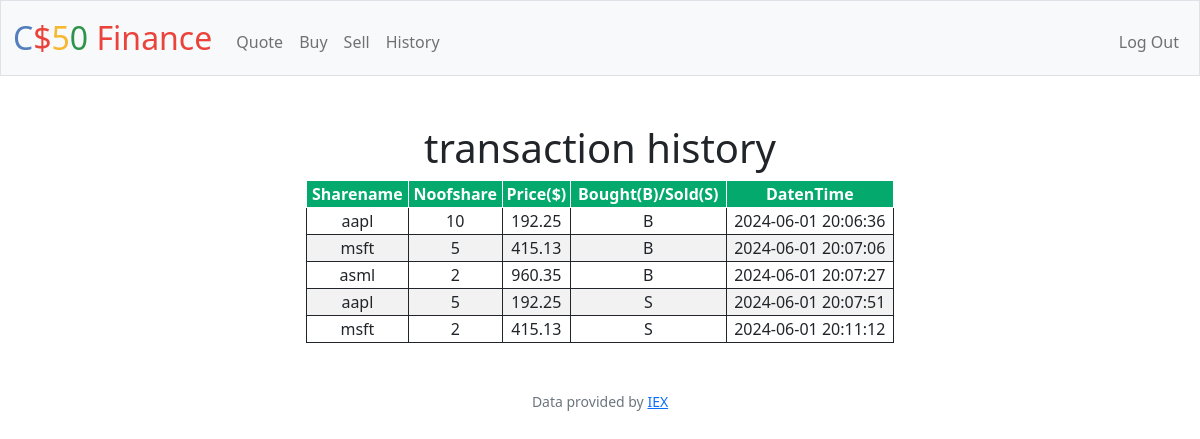
Screenshot of /history (signed in) with the database file from the repository.
### tables this page shows
CREATE TABLE tran (username TEXT NOT NULL, tag TEXT NOT NULL, sharename TEXT NOT NULL, coes REAL,nos INTEGER, datentime TEXT);

### app.py (the view)
@app.route("/history")
@login_required
def history():
    nm1=db.execute("SELECT username FROM users WHERE id=?",session["user_id"])
    nm=nm1[0]["username"]
    n=db.execute("SELECT COUNT(*) FROM tran WHERE username=?",nm)
    infos=[]
    for i in range(n[0]['COUNT(*)']):
        t=db.execute("SELECT sharename,nos,coes,tag,datentime FROM tran WHERE username =?",nm)
        ls=[]
        ls.append(t[i]["sharename"])
        ls.append(t[i]["nos"])
        ls.append(t[i]["coes"])
        ls.append(t[i]["tag"])
        ls.append(t[i]["datentime"])
        infos.append(ls)
    return render_template("history.html",infos=infos)

### app.py (called while the page is built)
@app.after_request
def after_request(response):
    response.headers["Cache-Control"] = "no-cache, no-store, must-revalidate"
    response.headers["Expires"] = 0
    response.headers["Pragma"] = "no-cache"
    return response

### helpers.py (called while the page is built)
def login_required(f):
    @wraps(f)
    def decorated_function(*args, **kwargs):
        if session.get("user_id") is None:
            return redirect("/login")
        return f(*args, **kwargs)
    return decorated_function

### templates/history.html (shortened to what this page needs)
{% extends "layout.html" %}
{% block main %}
  <h1>{{ un }} transaction history</h1>
  <html>
<head>
</head>
<body>
  <table class="center">
    <thead>
      <tr>
        <th>Sharename</th>
        <th>Noofshare</th>
        <th>Price($)</th>
        <th>Bought(B)/Sold(S)</th>
        <th>DatenTime</th>
      </tr>
    </thead>
    <tbody>
      {% for info in infos %}
      <tr>
        <td>{{ info[0] }}</td>
        <td>{{ info[1] }}</td>
        <td>{{ info[2] }}</td>
        <td>{{ info[3] }}</td>
        <td>{{ info[4] }}</td>
      </tr>
      {% endfor %}
    </tbody>
  </table>
{% endblock %}

### templates/layout.html (shortened to what this page needs)
<!DOCTYPE html>
<html lang="en">
    <head>
        <link href="https://cdn.jsdelivr.net/npm/bootstrap@5.1.3/dist/css/bootstrap.min.css" rel="stylesheet">
        <link href="/static/styles.css" rel="stylesheet">
    </head>
    <body>
        <nav class="bg-light border navbar navbar-expand-md navbar-light">
            <div class="container-fluid">
                <a class="navbar-brand" href="/"><span class="blue">C</span><span class="red">$</span><span class="yellow">5</span><span class="green">0</span> <span class="red">Finance</span></a>
                <div class="collapse navbar-collapse" id="navbar">
                    {% if session["user_id"] %}
                        <ul class="navbar-nav me-auto mt-2">
                            <li class="nav-item"><a class="nav-link" href="/quote">Quote</a></li>
                            <li class="nav-item"><a class="nav-link" href="/buy">Buy</a></li>
                            <li class="nav-item"><a class="nav-link" href="/sell">Sell</a></li>
                            <li class="nav-item"><a class="nav-link" href="/history">History</a></li>
                        </ul>
                        <ul class="navbar-nav ms-auto mt-2">
                            <li class="nav-item"><a class="nav-link" href="/logout">Log Out</a></li>
                        </ul>
                    {% else %}
                        <ul class="navbar-nav ms-auto mt-2">
                            <li class="nav-item"><a class="nav-link" href="/register">Register</a></li>
                            <li class="nav-item"><a class="nav-link" href="/login">Log In</a></li>
                        </ul>
                    {% endif %}
                </div>
            </div>
        </nav>
        <main class="container-fluid py-5 text-center">
            {% block main %}{% endblock %}
        </main>
        <footer class="mb-5 small text-center text-muted">
            Data provided by <a href="https://iexcloud.io/">IEX</a>
        </footer>
    </body>
</html>

### static/styles.css (style rules this page uses)
nav .navbar-brand { font-size: xx-large; }
nav .navbar-brand .blue { color: #537fbe; }
nav .navbar-brand .red { color: #ea433b; }
nav .navbar-brand .yellow { color: #f5b82e; }
nav .navbar-brand .green { color: #2e944b; }

### templates/history.html (style rules this page uses)
table, th, td { border: 1px solid; }
table { width: 50%; }
td { text-align: center; }
tr:nth-child(even) { background-color: #f2f2f2; }
th { background-color: #04AA6D; color: white; }
table.center { margin-left: auto; margin-right: auto; }

### rows the page displays
tran: sharename "aapl", nos "10", coes "192.25", tag "B", datentime "2024-06-01 20:06:36"
tran: sharename "msft", nos "5", coes "415.13", tag "B", datentime "2024-06-01 20:07:06"
tran: sharename "asml", nos "2", coes "960.35", tag "B", datentime "2024-06-01 20:07:27"
tran: sharename "aapl", nos "5", coes "192.25", tag "S", datentime "2024-06-01 20:07:51"
tran: sharename "msft", nos "2", coes "415.13", tag "S", datentime "2024-06-01 20:11:12"
